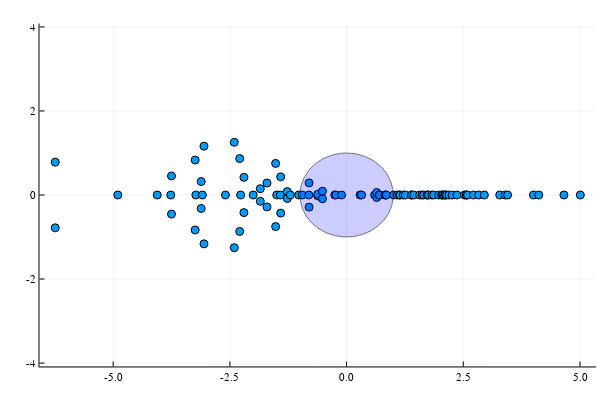

Write notebook code for a chart like this one.
### Code cell
r = sqrt(params.N*params.p)
scatter(real(ev1),imag(ev1))
plot!(circulo(0,0,1),seriestype=:shape,
    lw=0.5,
    c = :blue,
    linecolor = :black,
    legend = false,
    fillalpha = 0.2,
    aspect_ratio = 1
)

### Figure 1 — Plotly figure (JSON) as saved in the notebook; plotly's stock layout.template omitted (floating-point values rounded to 4 significant figures; data arrays with more than 128 entries replaced by an {"elided": "..."} marker saying what was removed)
{"data": [{"colorbar": {"len": 0.9525, "title": "", "x": 0.9934, "y": 0.5139}, "legendgroup": "y1", "marker": {"color": "rgba(0, 154, 250, 1.000)", "line": {"color": "rgba(0, 0, 0, 1.000)", "width": 1}, "size": 8, "symbol": "circle"}, "mode": "markers", "name": "y1", "showlegend": true, "type": "scatter", "x": [-6.241, -6.241, -4.902, -4.056, -3.767, -3.751, -3.751, -3.244, -3.244, -3.229, -3.115, -3.115, -3.089, -3.055, -3.055, -2.595, -2.406, -2.406, -2.29, -2.29, -2.27, -2.199, -2.199, -2.0, -1.849, -1.849, -1.706, -1.706, -1.52, -1.52, -1.497, -1.42, -1.411, -1.411, -1.27, -1.27, -1.204, -1.026, -0.9507, -0.8089, -0.8035, -0.8035, -0.6191, -0.6191, -0.5169, -0.5169, -0.2522, -0.2308, -0.1073, 0.2892, 0.321, 0.6005, 0.6453, 0.6453, 0.6989, 0.7046, 0.8174, 0.8417, 0.8503, 1.008, 1.092, 1.136, 1.147, 1.214, 1.256, 1.39, 1.391, 1.437, 1.566, 1.617, 1.652, 1.723, 1.73, 1.754, 1.825, 1.865, 1.973, 2.035, 2.042, 2.068, 2.099, 2.116, 2.141, 2.195, 2.263, 2.363, 2.524, 2.564, 2.567, 2.591, 2.717, 2.83, 2.951, 3.28, 3.398, 3.449, 4.003, 4.116, 4.656, 5.007], "xaxis": "x", "y": [-0.7812, 0.7812, 0, 0, 0, -0.4537, 0.4537, -0.8326, 0.8326, 0, -0.3209, 0.3209, 0, -1.162, 1.162, 0, -1.254, 1.254, -0.8675, 0.8675, 0, -0.4195, 0.4195, 0, -0.1502, 0.1502, -0.2841, 0.2841, -0.7517, 0.7517, 0, 0, -0.4315, 0.4315, -0.08104, 0.08104, 0, 0, 0, 0, -0.2883, 0.2883, -0.01972, 0.01972, -0.09105, 0.09105, 0, 0, 0, 0, 0, 0, -0.05975, 0.05975, 0, 0, 0, 0, 0, 0, 0, 0, 0, 0, 0, 0, 0, 0, 0, 0, 0, 0, 0, 0, 0, 0, 0, 0, 0, 0, 0, 0, 0, 0, 0, 0, 0, 0, 0, 0, 0, 0, 0, 0, 0, 0, 0, 0, 0, 0], "yaxis": "y"}, {"fill": "tozeroy", "fillcolor": "rgba(0, 0, 255, 0.200)", "legendgroup": "y2", "line": {"color": "rgba(0, 0, 0, 1.000)", "dash": "solid", "width": 0.5}, "mode": "lines", "name": "y2", "showlegend": true, "type": "scatter", "x": {"elided": "501 float values"}, "xaxis": "x1", "y": {"elided": "501 float values"}, "yaxis": "y1"}], "layout": {"annotations": [], "height": 400, "margin": {"b": 20, "l": 0, "r": 0, "t": 20}, "paper_bgcolor": "rgba(255, 255, 255, 1.000)", "plot_bgcolor": "rgba(255, 255, 255, 1.000)", "showlegend": false, "width": 600, "xaxis": {"anchor": "y", "domain": [0.06582, 0.9934], "gridcolor": "rgba(0, 0, 0, 0.100)", "gridwidth": 0.5, "linecolor": "rgba(0, 0, 0, 1.000)", "mirror": false, "range": [-6.579, 5.344], "showgrid": true, "showline": true, "showticklabels": true, "tickangle": 0, "tickcolor": "rgb(0, 0, 0)", "tickfont": {"color": "rgba(0, 0, 0, 1.000)", "family": "sans-serif", "size": 11}, "tickmode": "array", "ticks": "inside", "ticktext": ["-5.0", "-2.5", "0.0", "2.5", "5.0"], "tickvals": [-5, -2.5, 0, 2.5, 5], "title": "", "titlefont": {"color": "rgba(0, 0, 0, 1.000)", "family": "sans-serif", "size": 15}, "type": "-", "visible": true, "zeroline": false, "zerolinecolor": "rgba(0, 0, 0, 1.000)"}, "yaxis": {"anchor": "x", "domain": [0.03762, 0.9902], "gridcolor": "rgba(0, 0, 0, 0.100)", "gridwidth": 0.5, "linecolor": "rgba(0, 0, 0, 1.000)", "mirror": false, "range": [-4.081, 4.081], "showgrid": true, "showline": true, "showticklabels": true, "tickangle": 0, "tickcolor": "rgb(0, 0, 0)", "tickfont": {"color": "rgba(0, 0, 0, 1.000)", "family": "sans-serif", "size": 11}, "tickmode": "array", "ticks": "inside", "ticktext": ["-4", "-2", "0", "2", "4"], "tickvals": [-4, -2, 0, 2, 4], "title": "", "titlefont": {"color": "rgba(0, 0, 0, 1.000)", "family": "sans-serif", "size": 15}, "type": "-", "visible": true, "zeroline": false, "zerolinecolor": "rgba(0, 0, 0, 1.000)"}}}
